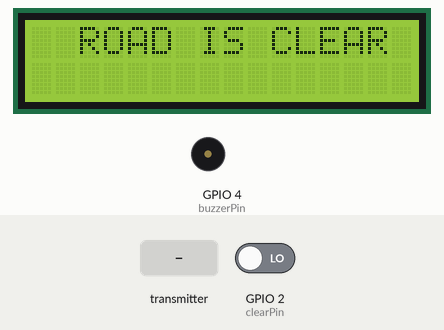
A sketch run on a simulated ESP32. Shown: 16×2 character LCD, buzzer (waves = sounding, pin HIGH). The test bench sets the inputs (shaded band); at power-on: GPIO 2 (clearPin) LOW. What the sketch prints to the serial monitor is not drawn.

Above: at 5.2 s.
At 6.3 s:
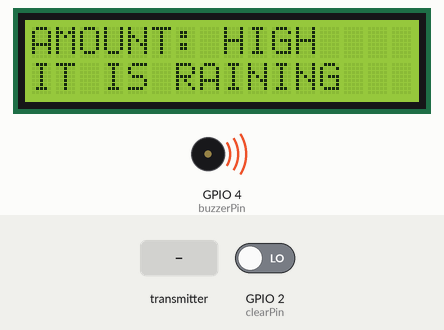
6.4 s: the transmitter starts sending rainVal = 1024
At 9.3 s:
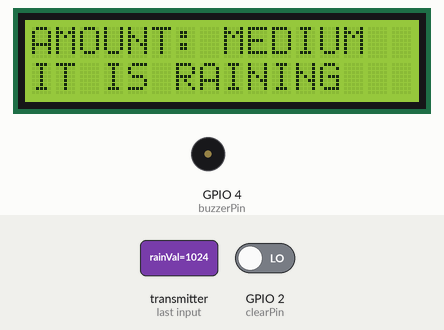
9.4 s: the transmitter starts sending VibVal = 1
At 11.6 s:
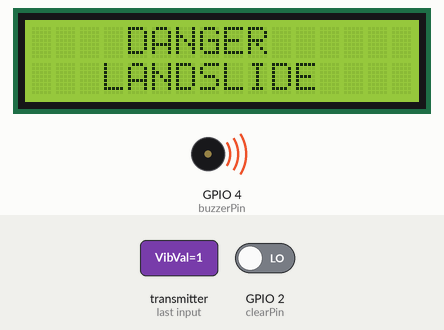
Timing chart, 0 to 13.1 s (numbered marks = the images above; inputs shaded):
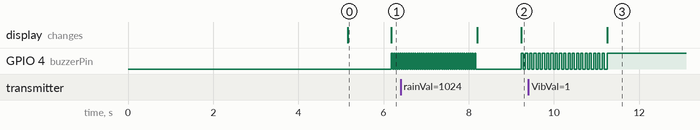

Measured:
- after the input at 6.4 s, the display: first differs from a run without the input after 2.8 s (image 2)
- after the input at 9.4 s, the display: changes after 1.8 s (image 3)
- by itself, GPIO 4 (buzzerPin): alternates HIGH for 0.05 s and LOW for 0.05 s, 37 changes in all, then stays HIGH
- what the display in image 0 shows lasts 1.0 s, from 5.2 s to 6.2 s

The sketch:

Slave.ino
```cpp
#include <esp_now.h>
#include <WiFi.h>
#include <LiquidCrystal_I2C.h>

#define buzzerPin 4  // buzzer Pin as Output
#define clearPin 2   // pushbutton Pin

int i;
int SensorVal;
bool VibrationVal;
bool UltrasonicVal;

// set the LCD number of columns and rows
int lcdColumns = 16;
int lcdRows = 2;

// if you don't know your display address, run an I2C scanner sketch
LiquidCrystal_I2C lcd(0x27, lcdColumns, lcdRows);

// Must match the sender structure
typedef struct test_struct {
  int rainVal;
  bool VibVal;
  bool ultraVal;
} test_struct;

// Create a struct_message called myData
test_struct myData;

// callback function that will be executed when data is received
void OnDataRecv(const uint8_t *mac, const uint8_t *incomingData, int len) {
  int previous_condition = 0;  // Initialize previous_condition for landslide sensor
  memcpy(&myData, incomingData, sizeof(myData));
  Serial.print("Bytes received: ");
  Serial.println(len);

  // Vibration Sensor
  Serial.print("VibrationVal: ");
  Serial.println(myData.VibVal);
  VibrationVal = myData.VibVal;

  // ultrasonic sensor
  Serial.print("Ultrasonic: ");
  Serial.println(myData.ultraVal);
  UltrasonicVal = myData.ultraVal;

  // Rain Sensor
  Serial.print("RainVal: ");
  Serial.println(myData.rainVal);
  SensorVal = myData.rainVal;
}
void setup() {
  Serial.begin(115200);
  Serial.print("MAC Address : ");
  Serial.println(WiFi.macAddress());

  //Initialize I2C 16x2 LCD Display
  lcd.init();           // initialize LCD
  lcd.backlight();      // turn on LCD backlight
  lcd.begin(16, 2);     // Make sure backlight is on
  lcd.setCursor(4, 0);  //Set cursor to character 2 on line 0
  lcd.print("HELLO :)");
  lcd.setCursor(4, 1);  //Move cursor to character 2 on line 1
  lcd.print("WELCOME");
  delay(5000);

  //Set device as a Wi-Fi Station
  WiFi.mode(WIFI_STA);

  //Define pinmode
  pinMode(buzzerPin, OUTPUT);
  pinMode(clearPin, INPUT);
  digitalWrite(clearPin, LOW);

  //Init ESP-NOW
  if (esp_now_init() != ESP_OK) {
    Serial.println("Error initializing ESP-NOW");
    lcd.clear();
    lcd.setCursor(1, 0);  //Set cursor to character 2 on line 0
    lcd.print("---------------");
    lcd.setCursor(1, 1);  //Move cursor to character 2 on line 1
    lcd.print("...ERROR...");
    delay(5000);
    return;
  }
  // Once ESPNow is successfully Init, we will register for recv CB to
  esp_now_register_recv_cb(OnDataRecv);  // get recv packer info
}

void loop() {
  if (VibrationVal) {
    lcd.clear();
    while (digitalRead(clearPin) == LOW) {
      lcd.setCursor(4, 0);
      lcd.print("DANGER");
      Serial.println("Landslide");
      lcd.setCursor(3, 1);
      lcd.print("LANDSLIDE");
      digitalWrite(buzzerPin, HIGH);
    }
  }
  if (UltrasonicVal) {
    lcd.clear();
    while (digitalRead(clearPin) == LOW) {
      Serial.println("Go Slow");
      lcd.setCursor(4, 0);
      lcd.print("GO SLOW");
      lcd.setCursor(1, 1);
      lcd.print("VEHICLE A HEAD");
      digitalWrite(buzzerPin, HIGH);
      delay(25);  //wait for 25ms
      digitalWrite(buzzerPin, LOW);
      delay(25);  //wait for 25ms
    }
  } else {
    lcd.clear();
    lcd.setCursor(2, 0);
    lcd.print("ROAD IS CLEAR");
    digitalWrite(buzzerPin, LOW);
    delay(1000);
  }
  if (SensorVal > 2500) {
    lcd.clear();
    lcd.setCursor(4, 0);
    lcd.print("NO RAIN");
    delay(1000);
  }
  if (SensorVal <= 2500 && SensorVal > 1800) {
    lcd.clear();
    lcd.setCursor(0, 0);
    lcd.print("AMOUNT: LOW");
    lcd.setCursor(0, 1);
    lcd.print("IT IS RAINING");
    for (i = 0; i < 20; i++) {
      digitalWrite(buzzerPin, HIGH);
      delay(50);  //wait for 10ms
      digitalWrite(buzzerPin, LOW);
      delay(50);  //wait for 10ms
    }
  }
  if (SensorVal <= 1800 && SensorVal > 860) {
    lcd.clear();
    lcd.setCursor(0, 0);
    lcd.print("AMOUNT: MEDIUM");
    lcd.setCursor(0, 1);
    lcd.print("IT IS RAINING");
    for (i = 0; i < 20; i++) {
      digitalWrite(buzzerPin, HIGH);
      delay(50);  //wait for 10ms
      digitalWrite(buzzerPin, LOW);
      delay(50);  //wait for 10ms
    }
  }
  if (SensorVal < 860) {
    lcd.clear();
    lcd.setCursor(0, 0);
    lcd.print("AMOUNT: HIGH");
    lcd.setCursor(0, 1);
    lcd.print("IT IS RAINING");
    for (i = 0; i < 40; i++) {
      digitalWrite(buzzerPin, HIGH);
      delay(25);  //wait for 25ms
      digitalWrite(buzzerPin, LOW);
      delay(25);  //wait for 25ms
    }
  }
}
```
